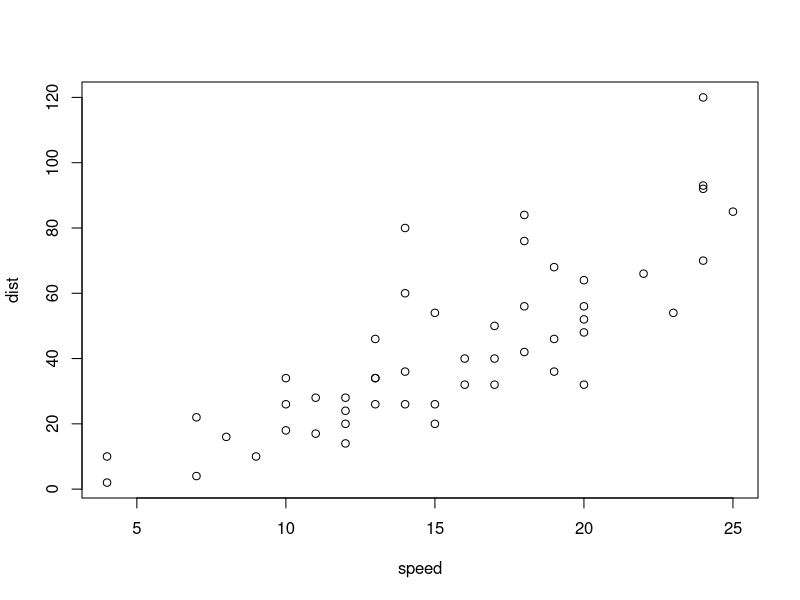
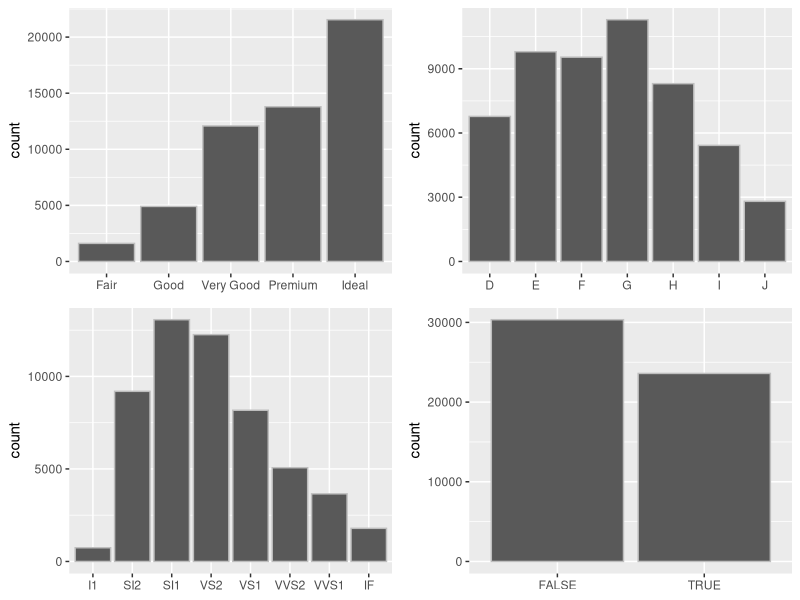

R code for these plots, in order:
## ---- chunk 1
summary(cars)
## ---- chunk 2
plot(cars)
## ---- chunk 3
#1
require(ggplot2)
data(diamonds)
require(plyr)# to get count function
ratio_1<-c(count(mtcars,c("vs"))[2,2]/length(mtcars$vs))# Using count function to find the ratio of one and zero verses mtcars$vs
ratio_0<-c(count(mtcars,c("vs"))[1,2]/length(mtcars$vs))
true<-rep(T,times=round(length(diamonds$carat)*ratio_1))#create a string of True with number of the columns of diamonds times ratio_1 by using the repeat function. Since the number is not an integer, so I use round to get the estimated number.
false<-rep(F,times=round(length(diamonds$carat)*ratio_0))#create a string of False with number of the columns of diamonds times ratio_0 by using the repeat function.
diamonds<-cbind(logical_equivalent=c(true,false),diamonds)#use cbind to add the logical string into diamonds 
#2
new_data <- cbind(diamonds[sapply(diamonds,is.factor )],diamonds[sapply(diamonds,is.logical)])#Use sapply to find the datas which are factor and logical equivalent. Then use cbind to combine them together to get a new_data.
#3
cut_factor<-ggplot(new_data, aes(x=new_data[[1]]))# For each column of the new_data, I use a ggplot with bar graph and the color is gray. The lable is the corresponding column name.
cut_factor<-cut_factor+ geom_bar(colour = 'gray')+labs(x=colnames(new_data[[1]]))
color_factor<-ggplot(new_data, aes(x=new_data[[2]]))
color_factor<-color_factor+ geom_bar(colour = 'gray')+labs(x=colnames(new_data[[2]]))
clarity_factor<-ggplot(new_data, aes(x=new_data[[3]]))
clarity_factor<-clarity_factor+ geom_bar(colour = 'gray')+labs(x=colnames(new_data[[3]]))
logical_equivalent_factor<-ggplot(new_data, aes(x=new_data[[4]]))
logical_equivalent_factor<-logical_equivalent_factor+ geom_bar(colour = 'gray')+labs(x=colnames(new_data[[4]]))

library(gridExtra)# to use grid.arrange
grid.arrange(cut_factor,color_factor,clarity_factor,logical_equivalent_factor)#Using grid. arrange to combine four graphs together so that I can easy to see what is going on.
#4
l1st=list()# create an empty list named l1st.
for (i in 1:ncol(new_data)){ #Using for loop to get the frequency tables of each variables.
l1st<-c(l1st,list(table(new_data[i])))}# Put these tables into one list.
l1st
